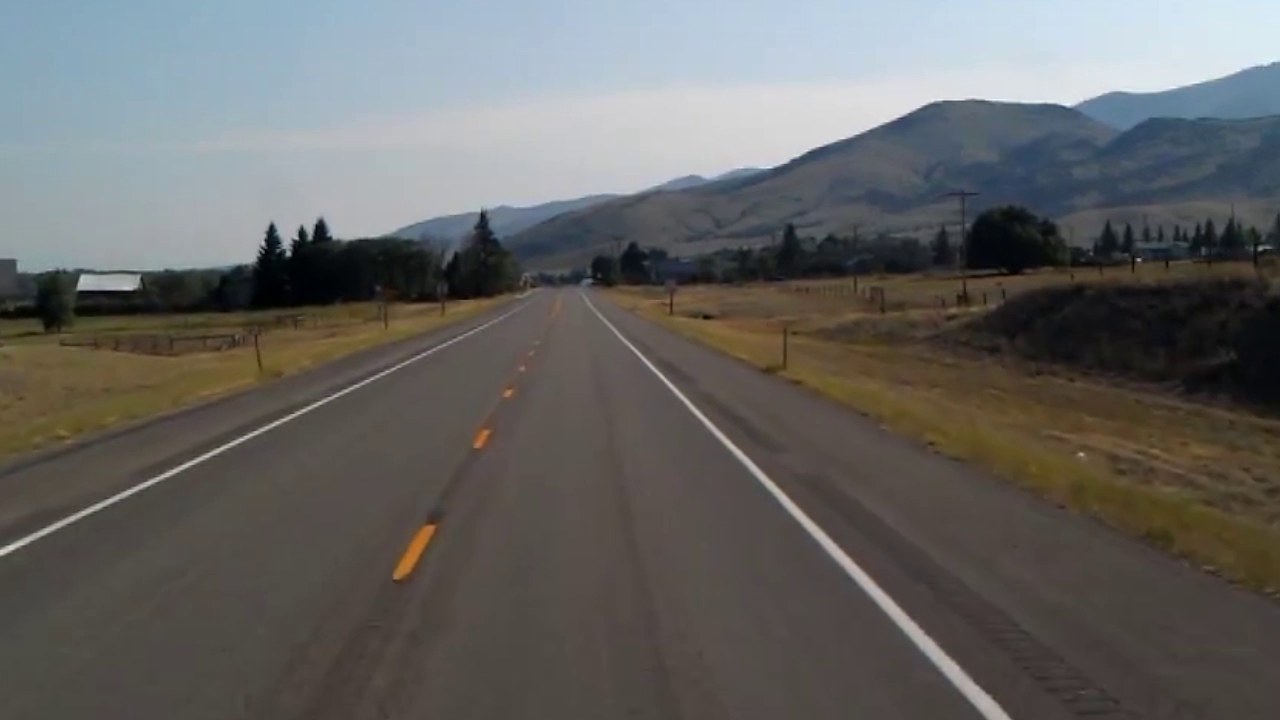
#> input picture images/%d.png, 1280 x 720 px, given in place of test_video.mp4, which was not available
$ python lane_detection.py
#> lines starting #> are read from the running program, lines starting #| are printed output that depends on the picture; after the words box and inside, x2 and y2 are one past the last pixel; in counts of white or black regions, pixels touching at a corner belong together; pictures that were not available may be replaced by others from this repository, and a replacement may not be noted
#> further down, frame is the input picture: shape (720, 1280, 3); mean B, G, R 99.2, 100.8, 101.4
import cv2
import numpy as np
import matplotlib.pyplot as plt


#sources
cap = cv2.VideoCapture("F:\\lane_detection\\src\\test_video.mp4")

#functions

# find the area which we need with polygons and feed it
def region_of_interest(image, vertices):
    mask = np.zeros_like(image)
    cv2.fillPoly(mask, [vertices], 255)
    masked_img = cv2.bitwise_and(image, mask)
    return masked_img


#get the lane-lines which we are finding and feed it with colors
def draw_lines(image, lines):
    image = np.copy(image)
    blank_image = np.zeros_like(image, dtype=np.uint8)

    for line in lines:
        for x1, y1, x2, y2 in line:
            cv2.line(blank_image, (x1, y1), (x2, y2), (0, 255, 0), thickness=5)

    image = cv2.addWeighted(image, 0.8, blank_image, 1, 0.0)
    return image


def process(img):
    #convert image to gray scale
    gray_img = cv2.cvtColor(img, cv2.COLOR_BGR2GRAY)
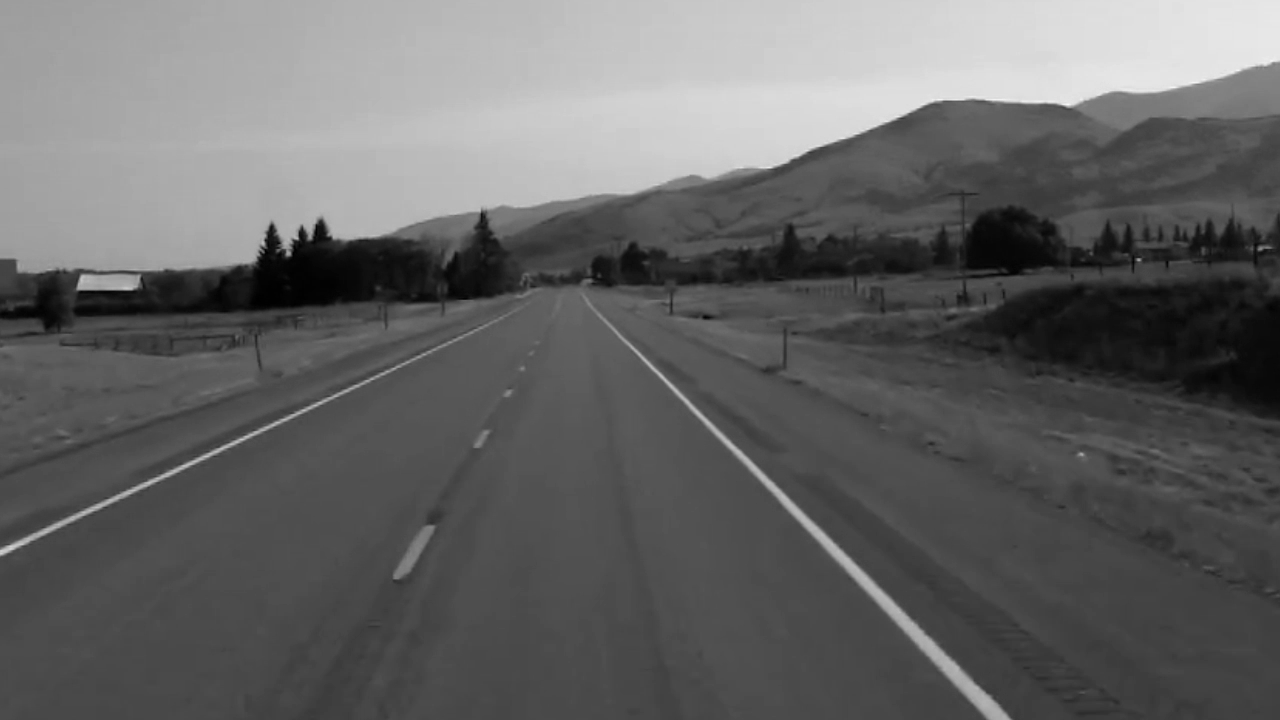
#> gray_img: shape (720, 1280); min 0, max 248, mean 100.8

    #blur the image- remove the noise
    median_blur_image = cv2.medianBlur(gray_img, 5)
    med_val = np.median(gray_img)
#> med_val = 78

    #get the upper & lower value of threshold
    lower = int(max(0, 0.7 * med_val))
#> lower = 54
    upper = int(min(255, 1.3 * med_val))
#> upper = 101

    #find the edges of the image
    edges = cv2.Canny(median_blur_image, threshold1=lower, threshold2=upper)
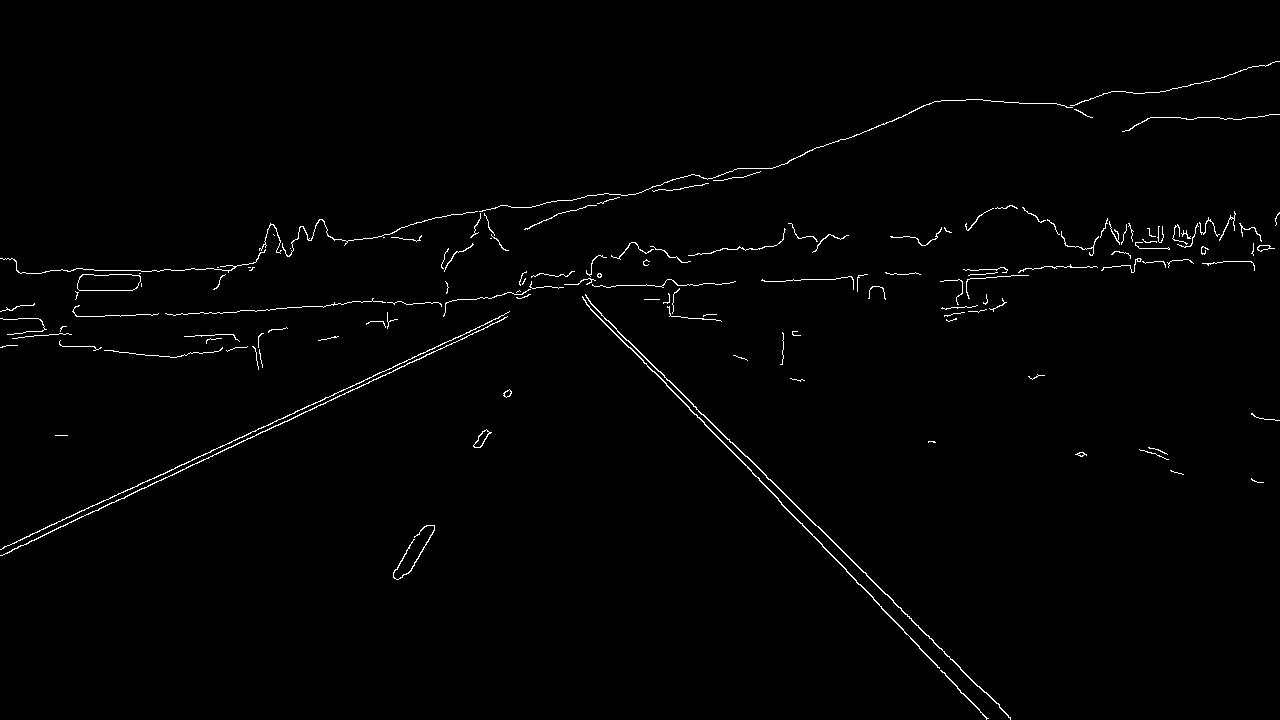
#> edges: shape (720, 1280); 1.1% white in thin lines or dots

    height = img.shape[0]
#> height = 720
    width = img.shape[1]
#> width = 1280
    vertices_of_ROI = np.array([(230, height), (565, 255), (1200, height)])
#> vertices_of_ROI = [[230, 720], [565, 255], [1200, 720]]

    masked_edges = region_of_interest(edges, vertices_of_ROI)
#> in region_of_interest, `cv2.fillPoly(mask, [vertices], 255)`: mask: shape (720, 1280); 24.5% white; 1 white region, box (x1, y1, x2, y2) and area: (230, 255, 1200, 720) 225843
#> in region_of_interest, `masked_img = cv2.bitwise_and(image, mask)`:
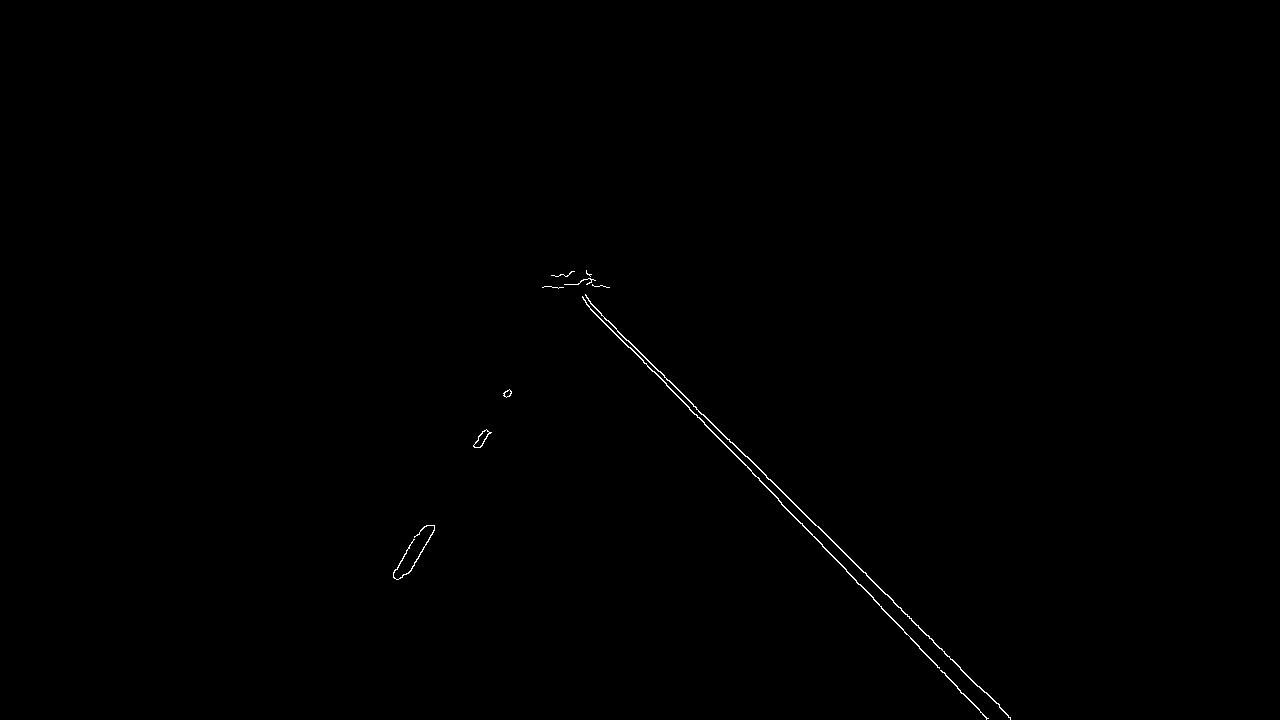
#> masked_img: shape (720, 1280); 0.22% white in thin lines or dots, all inside (x1, y1, x2, y2) = (393, 270, 1011, 720)

    # plt.imshow(masked_edges)
    # plt.show()


    #houghtransform

    lines = cv2.HoughLinesP(masked_edges, rho=6, theta=np.pi/60, threshold=160, lines=np.array([]), minLineLength=50, maxLineGap=30)
#> lines = [[560, 274, 626, 340], [747, 456, 1010, 719], [752, 473, 802, 523], [557, 276, 759, 478], [842, 565, 888, 615], [818, 526, 1010, 718], [915, 642, 961, 693], [869, 593, 919, 648], [615, 333, 679, 391], [558, 276, 681, 399], [939, 667, 986, 719]]

    new_image = draw_lines(img, lines)
#> the loop in draw_lines, `for line in lines:` made 11 passes
#> in draw_lines, `image = cv2.addWeighted(image, 0.8, blank_image, 1, 0.0)`:
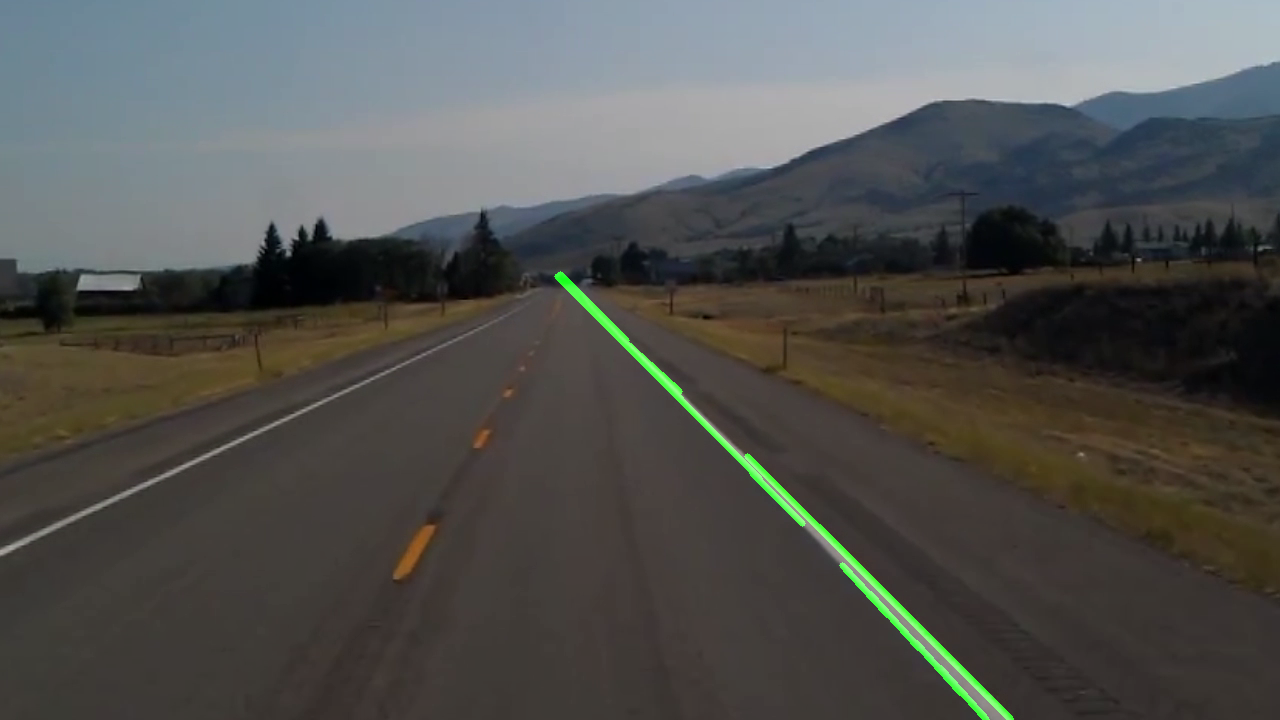
#> image: shape (720, 1280, 3); mean B, G, R 79.4, 81.9, 81.1
    return new_image


#get the full video and find lanes
while True:
    ret, frame = cap.read()

    #check the images
    if frame is None:
        print("Error: Unable to read frame.")
        break

    frame = process(frame)

    cv2.imshow('lane_detection', frame)


    #close the loop
    if cv2.waitKey(1) & 0xFF == ord('q'):
#> (key q is pressed here)
        break


#release the capture video
cap.release()
cv2.destroyAllWindows()

$ run again, on images/0.png
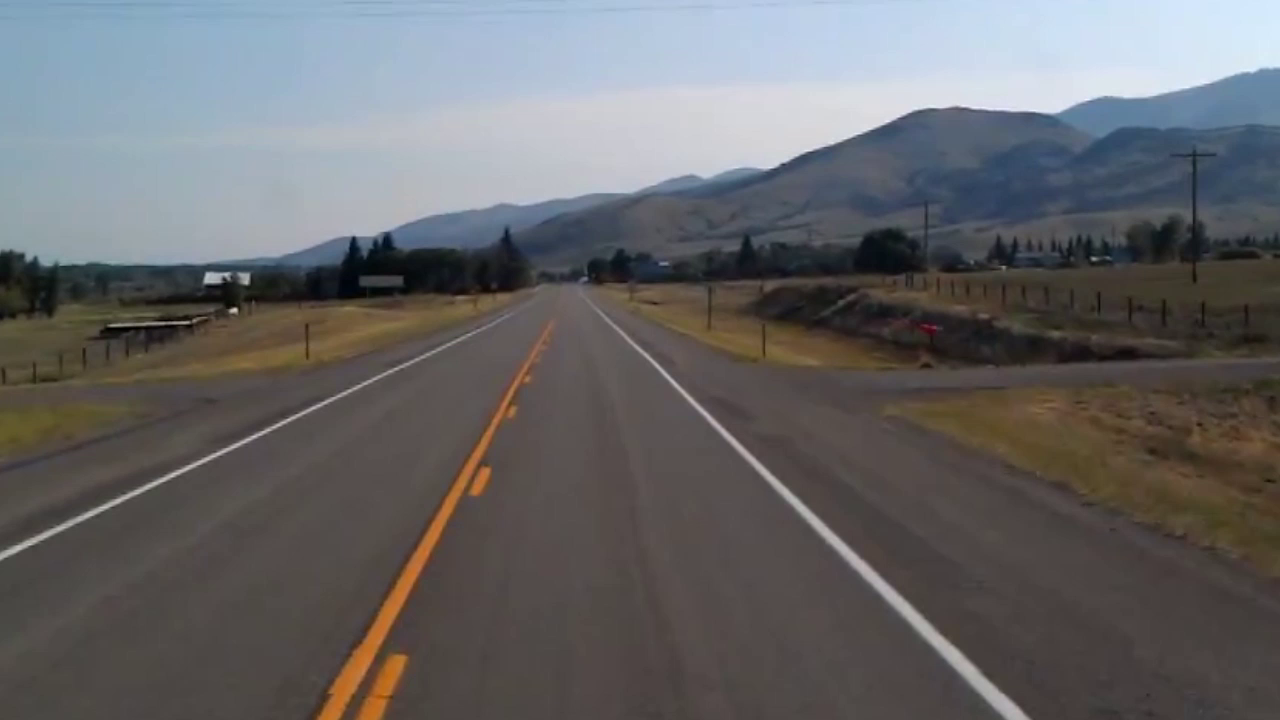
#> input picture images/0.png, 1280 x 720 px, given in place of test_video.mp4, which was not available
#> frame is the input picture: shape (720, 1280, 3); mean B, G, R 104.3, 102.7, 103.1
#> med_val = 79
#> lower = 55
#> upper = 102
#> in process, `edges = cv2.Canny(median_blur_image, threshold1=lower, threshold2=upper)`:
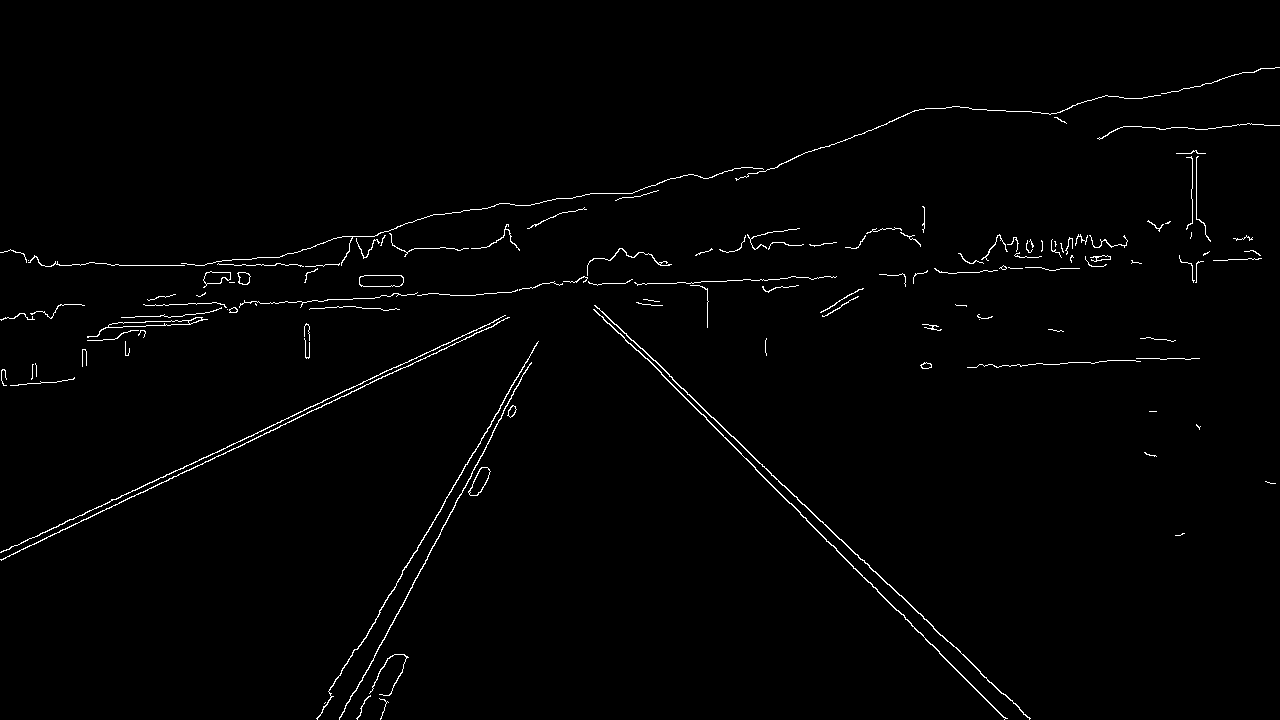
#> edges: shape (720, 1280); 1.2% white in thin lines or dots
#> mask: shape (720, 1280); 24.5% white; 1 white region, box (x1, y1, x2, y2) and area: (230, 255, 1200, 720) 225843
#> masked_img: shape (720, 1280); 0.35% white in thin lines or dots, all inside (x1, y1, x2, y2) = (316, 271, 1031, 720)
#> lines = 22 rows, first 6: [755, 469, 1003, 717], [798, 500, 868, 564], [363, 641, 481, 438], [762, 466, 822, 521], [567, 281, 666, 371], [361, 681, 390, 625]
#> the loop in draw_lines, `for line in lines:` made 22 passes
#> in draw_lines, `image = cv2.addWeighted(image, 0.8, blank_image, 1, 0.0)`:
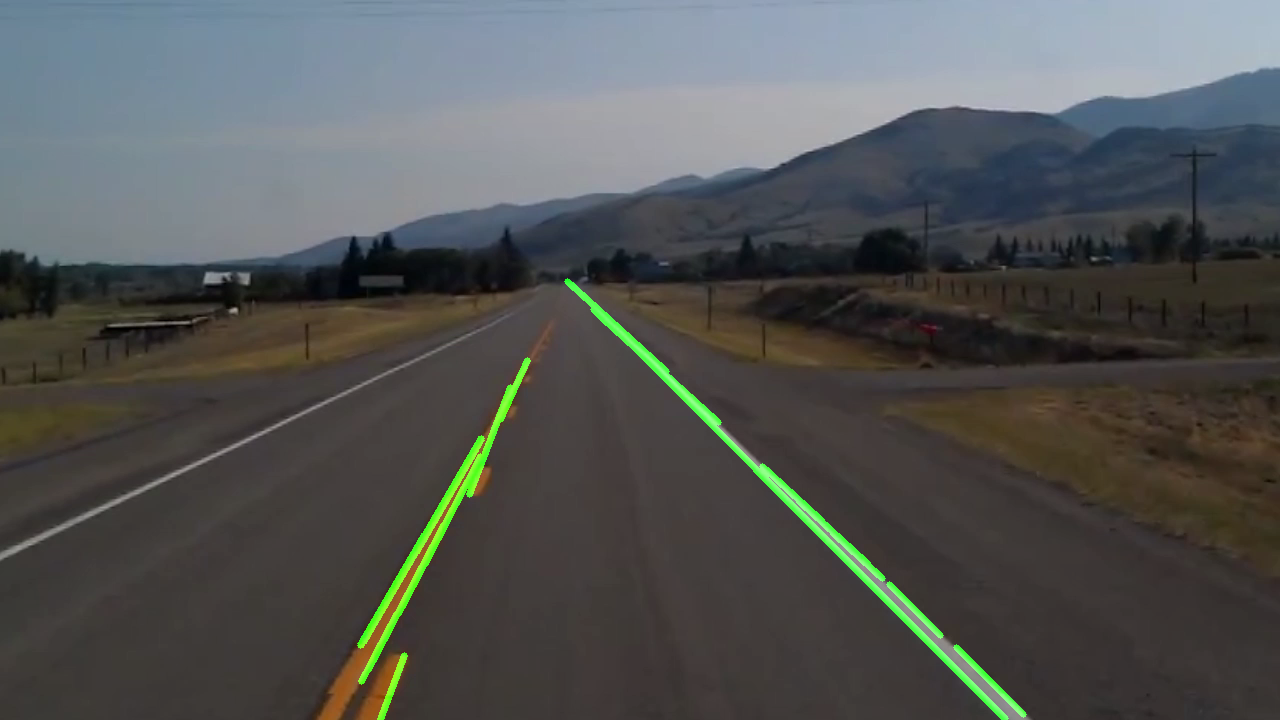
#> image: shape (720, 1280, 3); mean B, G, R 83.5, 84.5, 82.5
